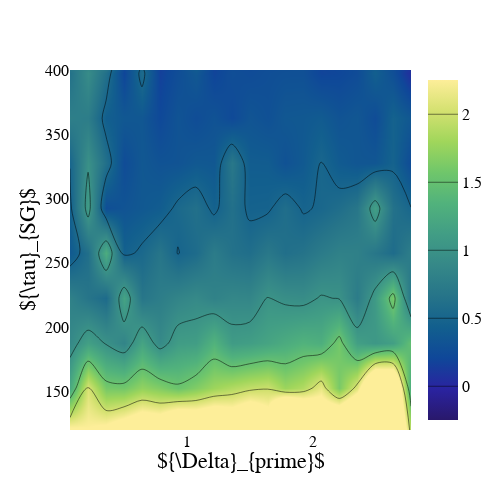

Here is the notebook cell this chart was saved with:
### Code cell
## figure 6
## data maps for parameters, static and Energy dependent.
## spearman correlation map
## heat map for priming time, memory time, distance from m_c.

# goal: assemble different inputs, get profiles, collocate summary_stats output, make a grid of the inputs and plot.
#(probably very sensitive)

direc = './stiff_results/staticTS/'
fname = 'static_LHS_SG_SR_ng'
# fname2 = 'static_LHS_SG_SR_n4'

allDF = pd.read_csv(direc + fname +'.csv')
# allDF2 = pd.read_csv(direc + fname2 +'.csv')
input_prof = np.load(direc + fname + '_inputs.npy', allow_pickle=True)
# input_prof2 = np.load(direc + fname2 + '_inputs.npy', allow_pickle=True)

# allDF = pd.concat((allDF, allDF2))

allDF = allDF.reset_index(drop=True)
print(allDF.head(1))
print(len(allDF))
# print(input_prof.shape)
# print(input_prof)
prettylabel = {
#                         'prime_time':'$t_{prime}$', 
                        'tau_SG':'${\\tau}_{SG}$', 
                        'tau_SR':'${\\tau}_{SR}$', 
                        # 'm0':'${m}_{0}$',
                        'tau':'${\\tau}$',
                        'delta_prime':'${\Delta}_{prime}$',
                        'delta_mem':'${\Delta}_{mem}$', 
                        'delta_tot':'${\Delta}_{tot}$',
                        'n':'n'
                        }

allDF['delta_prime'] = (allDF['prime_stiff'] - allDF['m_c'] * allDF['m0']) / allDF['m0']
allDF['delta_mem'] = (allDF['m_c'] * allDF['m0'] - allDF['mem_stiff']) / allDF['m0']
allDF['delta_tot'] = allDF['delta_prime'] + allDF['delta_mem']
allDF['tm_over_tp'] = allDF['mem_time'] / allDF['prime_time']

memDF = allDF.loc[allDF['mem_time'] > 0.].loc[allDF['mem_time'].notna()]

subcols = ['tau','tau_SG','tau_SR', 'delta_prime', 'delta_mem', 'delta_tot','n'] # 'm0','tau',
fig, ax = plt.subplots(1,1,figsize=(6, 6))

mem_corr = plot_memcorr(memDF, subcols, prettylabel, ax)
mem_corr = mem_corr.iloc[mem_corr.abs().argsort()]
heat_cols = mem_corr.index.values[-2:]
print(heat_cols)

heat_cols = ['delta_prime', 'tau_SG']
fig2 = plot_groupedDF_heatmap(memDF[subcols + ['tm_over_tp']], heat_cols, prettylabel, [None, [120, 400]])

fig2.show()

saveall = False
if saveall:
    direc = os.getcwd() + '/figures/figure6/'

    fname1 = direc + "staticNG_spearman_corrs_v1.png"
    print(fname1)
    fig.savefig(fname1, format='png', dpi=600)
    
    fname2 = direc + "static_heatmap_v1.png"
    fig2.write_image(fname2, scale = 1.5, engine='kaleido')

### Figure 1 — Plotly figure (JSON) as saved in the notebook; plotly's stock layout.template omitted (floating-point values rounded to 4 significant figures; data arrays with more than 128 entries replaced by an {"elided": "..."} marker saying what was removed)
{"data": [{"colorscale": [[0, "rgb(41, 24, 107)"], [0.09091, "rgb(42, 35, 160)"], [0.1818, "rgb(15, 71, 153)"], [0.2727, "rgb(18, 95, 142)"], [0.3636, "rgb(38, 116, 137)"], [0.4545, "rgb(53, 136, 136)"], [0.5455, "rgb(65, 157, 133)"], [0.6364, "rgb(81, 178, 124)"], [0.7273, "rgb(111, 198, 107)"], [0.8182, "rgb(160, 214, 91)"], [0.9091, "rgb(212, 225, 112)"], [1, "rgb(253, 238, 153)"]], "contours": {"coloring": "heatmap", "end": 2, "size": 0.5, "start": 0}, "line": {"smoothing": 0.85}, "type": "contour", "x": {"elided": "400 float values"}, "y": {"elided": "400 float values"}, "z": {"elided": "400 float values"}}], "layout": {"autosize": true, "font": {"color": "#000000", "family": "Cambria", "size": 16}, "height": 500, "margin": {"b": 70, "l": 70, "r": 70, "t": 70}, "width": 500, "xaxis": {"range": [0.06958, 2.774], "title": {"font": {"family": "Cambria", "size": 22}, "standoff": 3, "text": "${\\Delta}_{prime}$"}}, "yaxis": {"range": [120, 400], "title": {"font": {"family": "Cambria", "size": 22}, "standoff": 3, "text": "${\\tau}_{SG}$"}}}}
